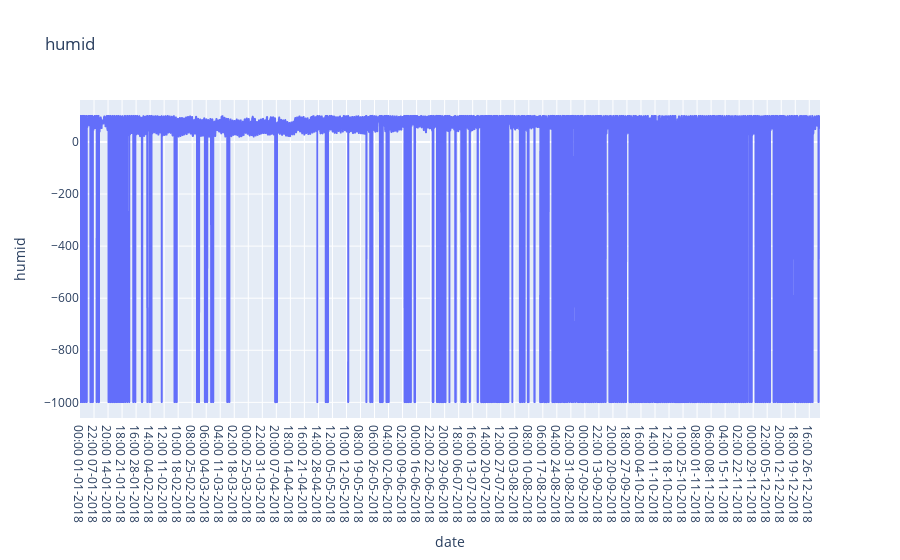

Notebook code cell kept with this figure:
### Code cell
fig3 = px.line(df_SBRS, x="date", y=features[2], title=features[2])
fig3.show()

### Figure 1 — Plotly figure (JSON) as saved in the notebook; plotly's stock layout.template omitted (floating-point values rounded to 4 significant figures; data arrays with more than 128 entries replaced by an {"elided": "..."} marker saying what was removed)
{"data": [{"hovertemplate": "date=%{x}<br>humid=%{y}<extra></extra>", "legendgroup": "", "line": {"color": "#636efa", "dash": "solid"}, "marker": {"symbol": "circle"}, "mode": "lines", "name": "", "showlegend": false, "type": "scattergl", "x": {"elided": "8760 str values"}, "xaxis": "x", "y": {"elided": "8760 int values"}, "yaxis": "y"}], "layout": {"legend": {"tracegroupgap": 0}, "title": {"text": "humid"}, "xaxis": {"anchor": "y", "domain": [0, 1], "title": {"text": "date"}}, "yaxis": {"anchor": "x", "domain": [0, 1], "title": {"text": "humid"}}}}
